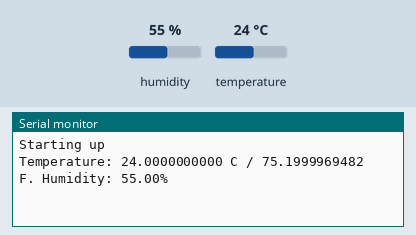
This sketch was run on a simulated Arduino Uno, built with avr-gcc and run on an emulated ATmega328P. Parts: the last lines printed to the serial monitor. The test bench sets the inputs (shaded band); at power-on: humidity 55 %, temperature 24 °C.

Above: at 1.2 s.
1.3 s: humidity set to 22 %
At 2.6 s:
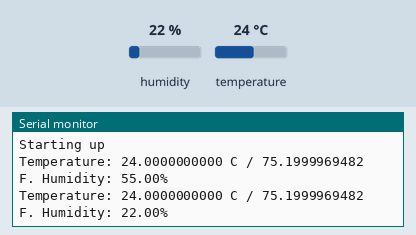
2.8 s: temperature set to 12 °C
4.3 s: humidity set to 40 %
At 4.3 s:
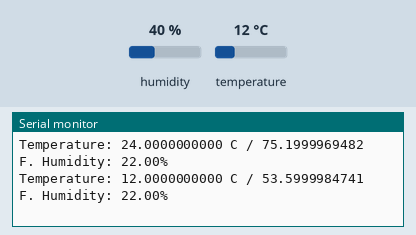
Timing chart, 0 to 7.3 s (numbered marks = the images above; inputs shaded):
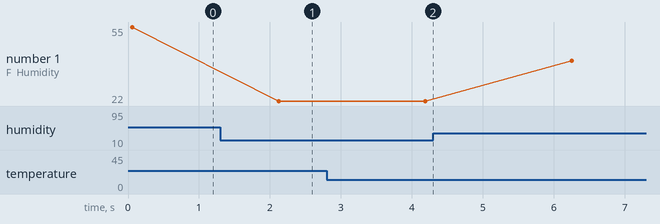

Measured:
- after the input at 1.3 s, the serial monitor: prints a new line after 0.82 s (image 1)
- plotted number 1: 55 → 22 after the input at 1.3 s, 22 → 40 after the input at 4.3 s

The sketch:

SHT1x.ino
```cpp
#include <SHT1x.h>

#define dataPin  6  // Blue wire,   NodeMCU pin D6 (was 12 for ESP8266)
#define clockPin 7  // Yellow Wire, NodeMCU pin D5 (was 14 for ESP8266)

SHT1x sht1x(dataPin, clockPin); // instantiate SHT1x object

void setup() {
   Serial.begin(38400); // Open serial connection to report values to host
   Serial.println("Starting up");
}

void loop() {
  float temp_c;
  float temp_f;
  float humidity;

  temp_c = sht1x.readTemperatureC(); // Read values from the sensor
  temp_f = sht1x.readTemperatureF();
  humidity = sht1x.readHumidity();

  Serial.print("Temperature: "); // Print the values to the serial port
  Serial.print(temp_c, DEC);
  Serial.print(" C / ");
  Serial.print(temp_f, DEC);
  Serial.print(" F. Humidity: ");
  Serial.print(humidity);
  Serial.println("%");

  delay(2000);
}
```
